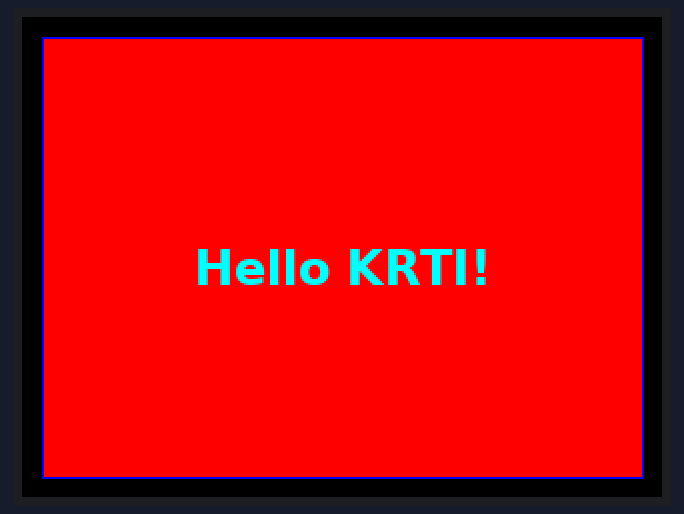
Simulated run of this program. Board: Raspberry Pi (BCM pin numbers). On the bench: 320×240 colour display. What the program prints to the terminal is not drawn. At 5.5 s the program stops and its outputs stay as they are.

Above: at 0.2 s.

The program:

lcd.py
```python
import time
import busio
import digitalio
import board
import adafruit_rgb_display.ili9341 as ili9341
from PIL import Image, ImageDraw, ImageFont

# Konfigurasi Pin sesuai dengan skema wiring:
# CS: Pin 24 / GPIO8 (SPI0 CE0)
cs_pin = digitalio.DigitalInOut(board.CE0)

# DC: Pin 22 / GPIO25
dc_pin = digitalio.DigitalInOut(board.D25)

# RST: Pin 18 / GPIO24
reset_pin = digitalio.DigitalInOut(board.D24)

# Konfigurasi SPI
# SCL (SCLK): Pin 23 / GPIO11
# SDA (MOSI): Pin 19 / GPIO10
spi = board.SPI()

# Inisialisasi display ILI9341 (Chip kontroler yang paling umum untuk TFT 2.8 inci)
# Jika chip display Anda berbeda (misal ST7789), library perlu disesuaikan.
BAUDRATE = 24000000

display = ili9341.ILI9341(
    spi,
    rotation=90, # Set rotasi ke 90 untuk orientasi hardware Landscape
    width=320,   # Wajib di-override agar library mengizinkan gambar 320x240
    height=240,
    cs=cs_pin,
    dc=dc_pin,
    rst=reset_pin,
    baudrate=BAUDRATE,
)

# Gunakan ukuran canvas Landscape (320x240)
width = 320
height = 240
image = Image.new("RGB", (width, height))
draw = ImageDraw.Draw(image)

# Bersihkan layar (isi dengan warna hitam)
draw.rectangle((0, 0, width, height), outline=0, fill=(0, 0, 0))
# PERHATIAN: bypass rotasi internal library dengan rotation=0
display.image(image, rotation=0)
print("Menjalankan test LCD TFT 2.8 inci...")

# Gambar kotak. Karena display membaca dalam format BGR, kita tukar warna secara manual.
# Warna normal: outline Merah (255, 0, 0), fill Biru (0, 0, 255)
# Ditukar BGR : outline Biru (0, 0, 255), fill Merah (255, 0, 0)
draw.rectangle((10, 10, width - 10, height - 10), outline=(0, 0, 255), fill=(255, 0, 0))

# Tulis teks
try:
    # Coba gunakan font sistem
    font = ImageFont.truetype("/usr/share/fonts/truetype/dejavu/DejaVuSans-Bold.ttf", 24)
except IOError:
    # Jika gagal, gunakan font default
    font = ImageFont.load_default()

text = "Hello KRTI!"
# Dapatkan ukuran text untuk menempatkan di tengah
left, top, right, bottom = font.getbbox(text)
font_width = right - left
font_height = bottom - top

x = width // 2 - font_width // 2
y = height // 2 - font_height // 2

# Tulis teks. Warna Kuning normal (255, 255, 0).
# Ditukar BGR: (0, 255, 255) - Cyan
draw.text((x, y), text, font=font, fill=(0, 255, 255))

# Tampilkan ke layar LCD
display.image(image, rotation=0)

print("Tampilan berhasil dirender. Menunggu 5 detik...")
time.sleep(5)

# Bersihkan layar kembali sebelum keluar
draw.rectangle((0, 0, width, height), outline=0, fill=(0, 0, 0))
display.image(image, rotation=0)
print("Test Selesai.")
```

Measured:
- what the display in image 0 shows lasts 5.1 s, from 0.2 s to 5.3 s
